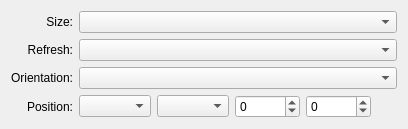
<?xml version="1.0" encoding="UTF-8"?>
<ui version="4.0">
 <class>OutputConfigBase</class>
 <widget class="QWidget" name="OutputConfigBase">
  <property name="geometry">
   <rect>
    <x>0</x>
    <y>0</y>
    <width>408</width>
    <height>118</height>
   </rect>
  </property>
  <property name="sizePolicy">
   <sizepolicy hsizetype="Preferred" vsizetype="Fixed">
    <horstretch>0</horstretch>
    <verstretch>0</verstretch>
   </sizepolicy>
  </property>
  <property name="minimumSize">
   <size>
    <width>300</width>
    <height>0</height>
   </size>
  </property>
  <property name="windowTitle">
   <string>Output Config</string>
  </property>
  <layout class="QGridLayout" name="gridLayout">
   <item row="0" column="0">
    <widget class="QLabel" name="label_2">
     <property name="text">
      <string>Size:</string>
     </property>
     <property name="alignment">
      <set>Qt::AlignRight|Qt::AlignTrailing|Qt::AlignVCenter</set>
     </property>
     <property name="buddy">
      <cstring>sizeCombo</cstring>
     </property>
    </widget>
   </item>
   <item row="0" column="1">
    <widget class="QComboBox" name="sizeCombo"/>
   </item>
   <item row="1" column="0">
    <widget class="QLabel" name="rateLabel">
     <property name="text">
      <string>Refresh:</string>
     </property>
     <property name="alignment">
      <set>Qt::AlignRight|Qt::AlignTrailing|Qt::AlignVCenter</set>
     </property>
     <property name="buddy">
      <cstring>refreshCombo</cstring>
     </property>
    </widget>
   </item>
   <item row="1" column="1">
    <widget class="QComboBox" name="refreshCombo"/>
   </item>
   <item row="2" column="0">
    <widget class="QLabel" name="orientationLabel">
     <property name="text">
      <string>Orientation:</string>
     </property>
     <property name="alignment">
      <set>Qt::AlignRight|Qt::AlignTrailing|Qt::AlignVCenter</set>
     </property>
     <property name="buddy">
      <cstring>orientationCombo</cstring>
     </property>
    </widget>
   </item>
   <item row="2" column="1">
    <widget class="QComboBox" name="orientationCombo"/>
   </item>
   <item row="3" column="0">
    <widget class="QLabel" name="positionLabel">
     <property name="text">
      <string comment="Position of the screen">Position:</string>
     </property>
     <property name="alignment">
      <set>Qt::AlignRight|Qt::AlignTrailing|Qt::AlignVCenter</set>
     </property>
     <property name="buddy">
      <cstring>positionCombo</cstring>
     </property>
    </widget>
   </item>
   <item row="3" column="1">
    <layout class="QHBoxLayout" name="horizontalLayout">
     <item>
      <widget class="QComboBox" name="positionCombo">
       <property name="sizePolicy">
        <sizepolicy hsizetype="Minimum" vsizetype="Fixed">
         <horstretch>0</horstretch>
         <verstretch>0</verstretch>
        </sizepolicy>
       </property>
      </widget>
     </item>
     <item>
      <widget class="QComboBox" name="positionOutputCombo">
       <property name="sizePolicy">
        <sizepolicy hsizetype="Minimum" vsizetype="Fixed">
         <horstretch>0</horstretch>
         <verstretch>0</verstretch>
        </sizepolicy>
       </property>
      </widget>
     </item>
     <item>
      <widget class="QSpinBox" name="absolutePosX">
       <property name="minimum">
        <number>-16000</number>
       </property>
       <property name="maximum">
        <number>16000</number>
       </property>
      </widget>
     </item>
     <item>
      <widget class="QSpinBox" name="absolutePosY">
       <property name="minimum">
        <number>-16000</number>
       </property>
       <property name="maximum">
        <number>16000</number>
       </property>
      </widget>
     </item>
     <item>
      <spacer name="horizontalSpacer">
       <property name="orientation">
        <enum>Qt::Horizontal</enum>
       </property>
       <property name="sizeHint" stdset="0">
        <size>
         <width>40</width>
         <height>20</height>
        </size>
       </property>
      </spacer>
     </item>
    </layout>
   </item>
  </layout>
 </widget>
 <connections/>
</ui>
